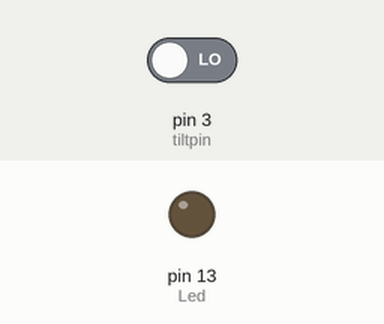
Bench run of a sketch on a simulated Arduino Uno, built with avr-gcc and run on an emulated ATmega328P. Shown: output pins drawn as LEDs (lit = HIGH). Inputs (shaded band) come from the test bench; at power-on: pin 3 (tiltpin) LOW.

Above: at 1.2 s.
1.3 s: pin 3 (tiltpin) driven HIGH
At 2.5 s:
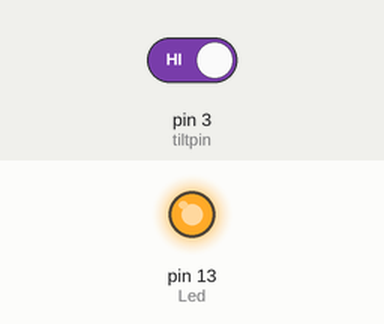
2.8 s: pin 3 (tiltpin) driven LOW
At 3.8 s:
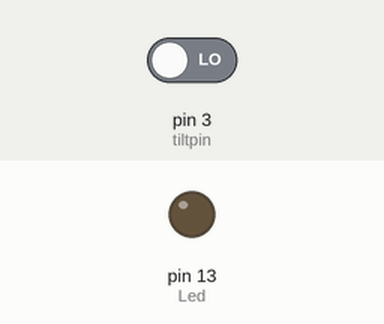
Timing chart, 0 to 5.8 s (numbered marks = the images above; inputs shaded):
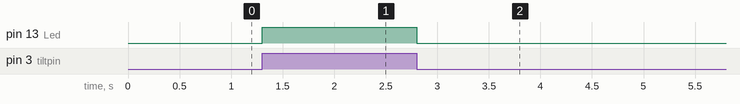

Measured:
- after the input at 1.3 s, pin 13 (Led): LOW → HIGH at once
- after the input at 2.8 s, pin 13 (Led): HIGH → LOW at once

The sketch:

SNS-0009-Tilt-Sensor.ino
```cpp
/* Tinker Pi Tilt Sensor - SNS-0009 */

int Led = 13 ;                  // Set up pin 13 - Onboard LED if nothing is plugged into Pin #13
int tiltpin = 3;              // Define the tilt sensor on pin #3
int val ;                       // Declare variable to hold the value
void setup ()
{
  pinMode (Led, OUTPUT) ;       // Set Led to OUTPUT
  pinMode (tiltpin, INPUT) ;  // Set the sensor to OUTPUT
}

void loop ()
{
  val = digitalRead (tiltpin) ;     // Read the tilt sensor pin and put the value into the 'val' variable
  if (val == HIGH)                  // If the sensor is tilted, turn on the LED, otherwise, turn it off
  {
    digitalWrite (Led, HIGH);
  }
  else
  {
    digitalWrite (Led, LOW);
  }
}
```
